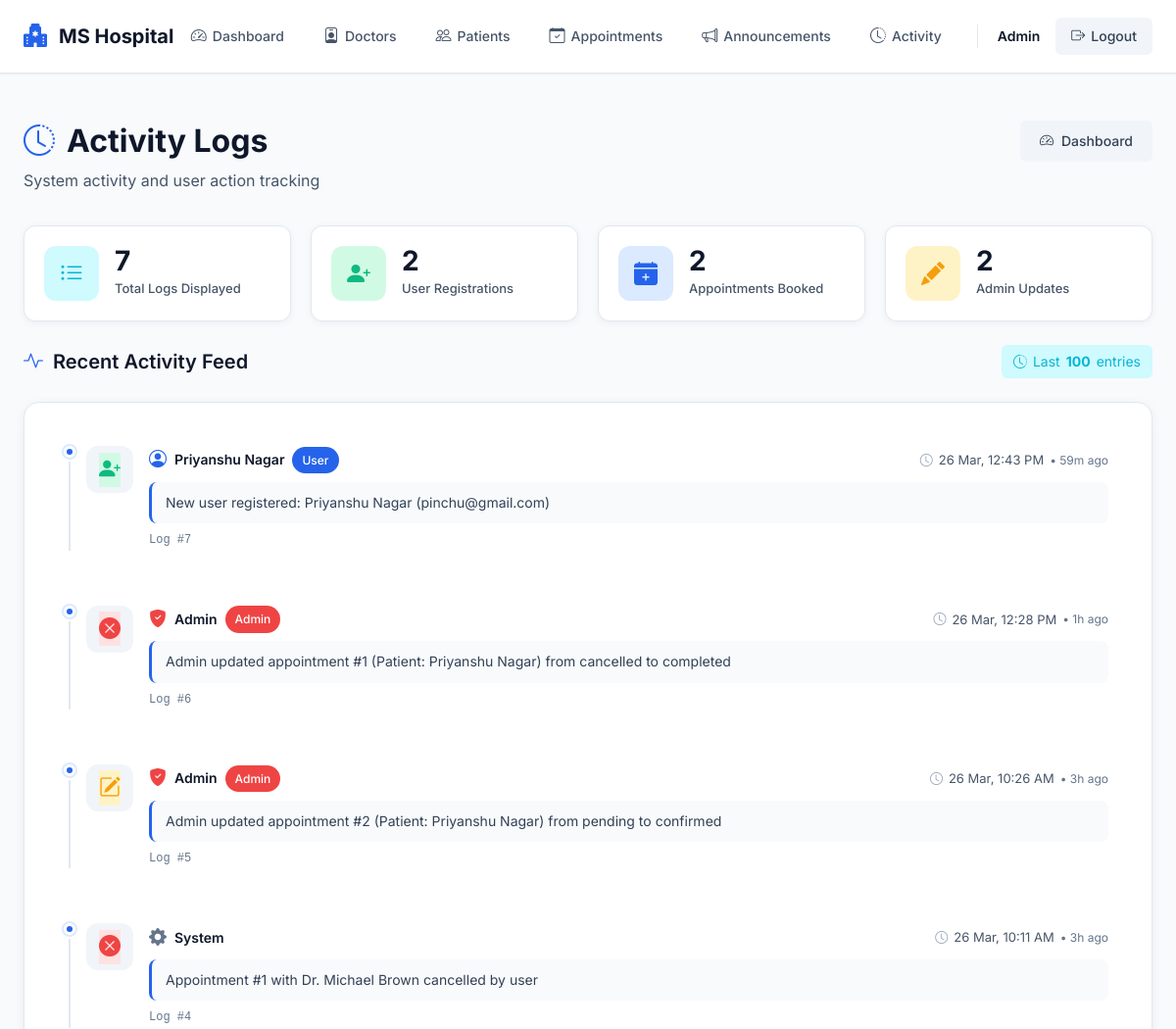
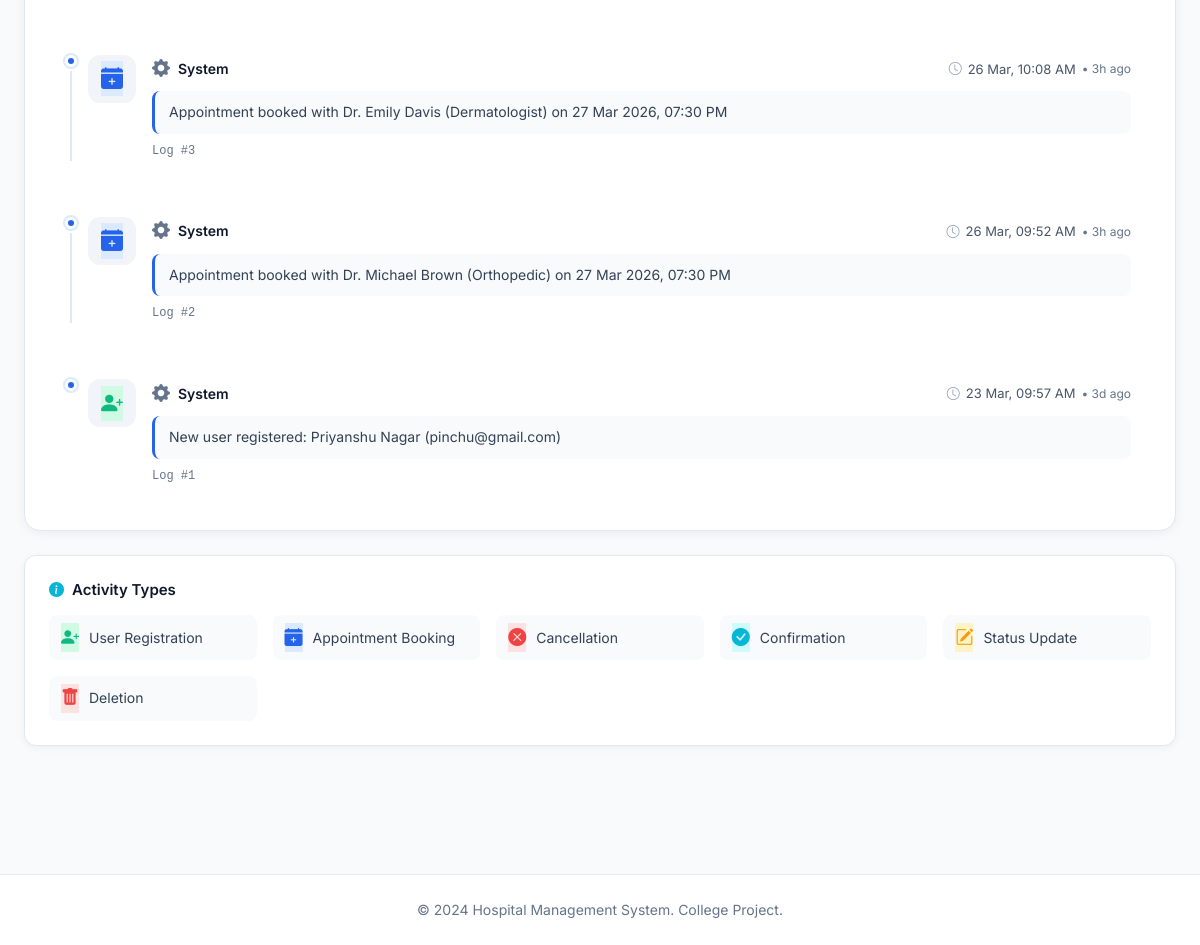
Page /admin/activity-logs (signed in) on the committed database (2 pictures, top to bottom).
### models.py (models this page shows, shortened)
class User(UserMixin, db.Model):
    __tablename__ = 'users'
    id = db.Column(db.Integer, primary_key=True)
    name = db.Column(db.String(100), nullable=False)
    email = db.Column(db.String(120), unique=True, nullable=False)
    password_hash = db.Column(db.String(255), nullable=False)
    role = db.Column(db.String(20), nullable=False, default='user')  # 'user' or 'admin'
    created_at = db.Column(db.DateTime, default=datetime.utcnow)
    appointments = db.relationship('Appointment', backref='patient', lazy=True, cascade='all, delete-orphan')
    @property
    def is_admin(self):
        return self.role == 'admin'

class ActivityLog(db.Model):
    __tablename__ = 'activity_logs'
    id = db.Column(db.Integer, primary_key=True)
    user_id = db.Column(db.Integer, db.ForeignKey('users.id'), nullable=True)  # Nullable for system actions
    action = db.Column(db.String(500), nullable=False)
    timestamp = db.Column(db.DateTime, default=datetime.utcnow)
    user = db.relationship('User', backref=db.backref('activity_logs', lazy=True))

### admin.py (the view)
@admin_bp.route('/activity-logs')
@login_required
@admin_required
def activity_logs():
    from datetime import datetime
    logs = ActivityLog.query.order_by(ActivityLog.timestamp.desc()).limit(100).all()
    registration_count = sum(1 for log in logs if 'registered' in log.action)
    booking_count = sum(1 for log in logs if 'booked' in log.action)
    cancellation_count = sum(1 for log in logs if 'cancelled' in log.action)
    admin_update_count = sum(1 for log in logs if 'Admin updated' in log.action)
    return render_template('admin/activity_logs.html',
                         logs=logs,
                         now=datetime.now(),
                         registration_count=registration_count,
                         booking_count=booking_count,
                         cancellation_count=cancellation_count,
                         admin_update_count=admin_update_count)

### admin.py (called while the page is built)
def admin_required(f):
    @wraps(f)
    def decorated_function(*args, **kwargs):
        if not current_user.is_admin:
            flash('Access denied. Admin privileges required.', 'danger')
            return redirect(url_for('user.dashboard'))
        return f(*args, **kwargs)
    return decorated_function

### app.py (called while the page is built)
@login_manager.user_loader
def load_user(user_id):
    return User.query.get(int(user_id))

### templates/admin/activity_logs.html (shortened to what this page needs)
{% extends "base.html" %}
{% block content %}
<div class="page-header">
    <div>
        <h1><i class="bi bi-clock-history"></i> Activity Logs</h1>
        <p class="lead">System activity and user action tracking</p>
    </div>
    <div class="page-actions">
        <a href="{{ url_for('admin.dashboard') }}" class="btn-secondary">
            <i class="bi bi-speedometer2"></i> Dashboard
        </a>
    </div>
</div>
{% if logs %}
<div class="stats-summary">
    <div class="summary-card">
        <i class="bi bi-list-ul"></i>
        <div class="summary-content">
            <div class="summary-value">{{ logs|length }}</div>
            <div class="summary-label">Total Logs Displayed</div>
        </div>
    </div>
    <div class="summary-card">
        <i class="bi bi-person-plus-fill"></i>
        <div class="summary-content">
            <div class="summary-value">{{ registration_count }}</div>
            <div class="summary-label">User Registrations</div>
        </div>
    </div>
    <div class="summary-card">
        <i class="bi bi-calendar-plus-fill"></i>
        <div class="summary-content">
            <div class="summary-value">{{ booking_count }}</div>
            <div class="summary-label">Appointments Booked</div>
        </div>
    </div>
    <div class="summary-card">
        <i class="bi bi-pencil-fill"></i>
        <div class="summary-content">
            <div class="summary-value">{{ admin_update_count }}</div>
            <div class="summary-label">Admin Updates</div>
        </div>
    </div>
</div>
{% endif %}
<div class="activity-section">
    <div class="section-header">
        <h2>
            <i class="bi bi-activity"></i>
            Recent Activity Feed
        </h2>
        {% if logs %}
        <div class="activity-count">
            <i class="bi bi-clock-history"></i>
            Last <strong>100</strong> entries
        </div>
        {% endif %}
    </div>
    {% if logs %}
        <div class="activity-feed">
            {% for log in logs %}
            <div class="activity-item">
                <div class="activity-timeline">
                    <div class="timeline-dot"></div>
                    <div class="timeline-line"></div>
                </div>
                <div class="activity-icon">
                    {% if 'registered' in log.action %}
                        <i class="bi bi-person-plus-fill icon-success"></i>
                    {% elif 'booked' in log.action %}
                        <i class="bi bi-calendar-plus-fill icon-primary"></i>
                    {% elif 'cancelled' in log.action %}
                        <i class="bi bi-x-circle-fill icon-danger"></i>
                    {% elif 'updated' in log.action or 'Admin updated' in log.action %}
                        <i class="bi bi-pencil-square icon-warning"></i>
                    {% elif 'confirmed' in log.action %}
                        <i class="bi bi-check-circle-fill icon-info"></i>
                    {% elif 'deleted' in log.action %}
                        <i class="bi bi-trash-fill icon-danger"></i>
                    {% else %}
                        <i class="bi bi-info-circle-fill icon-secondary"></i>
                    {% endif %}
                </div>
                <div class="activity-content">
                    <div class="activity-header">
                        <div class="activity-user">
                            {% if log.user %}
                                {% if log.user.is_admin %}
                                    <i class="bi bi-shield-fill-check user-badge-admin"></i>
                                    <span class="user-name">{{ log.user.name }}</span>
                                    <span class="badge bg-danger">Admin</span>
                                {% else %}
                                    <i class="bi bi-person-circle user-badge-user"></i>
                                    <span class="user-name">{{ log.user.name }}</span>
                                    <span class="badge bg-primary">User</span>
                                {% endif %}
                            {% else %}
                                <i class="bi bi-gear-fill user-badge-system"></i>
                                <span class="user-name text-muted">System</span>
                            {% endif %}
                        </div>
                        <div class="activity-time">
                            <i class="bi bi-clock"></i>
                            {{ log.timestamp.strftime('%d %b, %I:%M %p') }}
                            <span class="time-ago">
                                {% set time_diff = (now - log.timestamp).total_seconds() %}
                                {% if time_diff < 60 %}
                                    • Just now
                                {% elif time_diff < 3600 %}
                                    • {{ (time_diff / 60) | int }}m ago
                                {% elif time_diff < 86400 %}
                                    • {{ (time_diff / 3600) | int }}h ago
                                {% else %}
                                    • {{ (time_diff / 86400) | int }}d ago
                                {% endif %}
                            </span>
                        </div>
                    </div>
                    <div class="activity-action">
                        {{ log.action }}
                    </div>
                    <div class="activity-id">
                        <span class="log-id">Log #{{ log.id }}</span>
                    </div>
                </div>
            </div>
            {% endfor %}
        </div>
        <div class="legend-card">
            <h6><i class="bi bi-info-circle-fill"></i> Activity Types</h6>
            <div class="legend-items">
                <div class="legend-item">
                    <i class="bi bi-person-plus-fill icon-success"></i>
                    <span>User Registration</span>
                </div>
                <div class="legend-item">
                    <i class="bi bi-calendar-plus-fill icon-primary"></i>
                    <span>Appointment Booking</span>
                </div>
                <div class="legend-item">
                    <i class="bi bi-x-circle-fill icon-danger"></i>
                    <span>Cancellation</span>
                </div>
                <div class="legend-item">
                    <i class="bi bi-check-circle-fill icon-info"></i>
                    <span>Confirmation</span>
                </div>
                <div class="legend-item">
                    <i class="bi bi-pencil-square icon-warning"></i>
                    <span>Status Update</span>
                </div>
                <div class="legend-item">
                    <i class="bi bi-trash-fill icon-danger"></i>
                    <span>Deletion</span>
                </div>
            </div>
        </div>
    {% endif %}
</div>
{% endblock %}

### templates/base.html (shortened to what this page needs)
<!DOCTYPE html>
<html lang="en">
<head>
    <link rel="stylesheet" href="https://cdn.jsdelivr.net/npm/bootstrap-icons@1.11.0/font/bootstrap-icons.css">
    <link rel="stylesheet" href="{{ url_for('static', filename='css/style.css') }}">
</head>
<body>
    <nav class="navbar">
        <div class="container">
            <div class="navbar-brand">
                <a href="{{ url_for('index') }}" class="brand-link">
                    <i class="bi bi-hospital-fill"></i>
                    <span>MS Hospital</span>
                </a>
            </div>
            <div class="navbar-menu">
                {% if current_user.is_authenticated %}
                    {% if current_user.is_admin %}
                        <a href="{{ url_for('admin.dashboard') }}" class="nav-link">
                            <i class="bi bi-speedometer2"></i> Dashboard
                        </a>
                        <a href="{{ url_for('admin.doctors') }}" class="nav-link">
                            <i class="bi bi-person-badge"></i> Doctors
                        </a>
                        <a href="{{ url_for('admin.patients') }}" class="nav-link">
                            <i class="bi bi-people"></i> Patients
                        </a>
                        <a href="{{ url_for('admin.appointments') }}" class="nav-link">
                            <i class="bi bi-calendar-check"></i> Appointments
                        </a>
                        <a href="{{ url_for('admin.announcements') }}" class="nav-link">
                            <i class="bi bi-megaphone"></i> Announcements
                        </a>
                        <a href="{{ url_for('admin.activity_logs') }}" class="nav-link">
                            <i class="bi bi-clock-history"></i> Activity
                        </a>
                    {% endif %}
                    <div class="user-menu">
                        <span class="user-name">{{ current_user.name }}</span>
                        <a href="{{ url_for('auth.logout') }}" class="btn-logout">
                            <i class="bi bi-box-arrow-right"></i> Logout
                        </a>
                    </div>
                {% endif %}
            </div>
        </div>
    </nav>
    <main class="main-content">
        <div class="container">
            {% block content %}{% endblock %}
        </div>
    </main>
    <footer class="footer">
        <div class="container">
            <p>&copy; 2024 Hospital Management System. College Project.</p>
        </div>
    </footer>
</body>
</html>

### static/css/style.css (style rules this page uses)
* { margin: 0; padding: 0; box-sizing: border-box; }
:root { --primary: #2563eb; --primary-hover: #1d4ed8; --primary-light: #dbeafe; --success: #10b981; --success-light: #d1fae5; --warning: #f59e0b; --warning-light: #fef3c7; --danger: #ef4444; --danger-light: #fee2e2; --info: #06b6d4; --info-light: #cffafe; --gray-50: #f8fafc; --gray-100: #f1f5f9; --gray-200: #e2e8f0; --gray-300: #cbd5e1; --gray-400: #94a3b8; --gray-500: #64748b; --gray-600: #475569; --gray-700: #334155; --gray-800: #1e293b; --gray-900: #0f172a; --white: #ffffff; --black: #000000; --spacing-xs: 8px; --spacing-sm: 12px; --spacing-md: 16px; --spacing-lg: 24px; --spacing-xl: 32px; --spacing-2xl: 48px; --radius-sm: 6px; --radius-md: 12px; --radius-lg: 16px; --radius-full: 9999px; --shadow-sm: 0 1px 2px 0 rgba(0, 0, 0, 0.05); --shadow-md: 0 4px 6px -1px rgba(0, 0, 0, 0.05), 0 2px 4px -1px rgba(0, 0, 0, 0.03); --shadow-lg: 0 10px 15px -3px rgba(0, 0, 0, 0.08), 0 4px 6px -2px rgba(0, 0, 0, 0.03); --font-family: 'Inter', -apple-system, BlinkMacSystemFont, 'Segoe UI', sans-serif; }
body { font-family: var(--font-family); background-color: var(--gray-50); color: var(--gray-800); line-height: 1.6; font-size: 15px; -webkit-font-smoothing: antialiased; -moz-osx-font-smoothing: grayscale; }
.container { max-width: 1200px; margin: 0 auto; padding: 0 var(--spacing-lg); }
.navbar { background: var(--white); border-bottom: 1px solid var(--gray-200); padding: var(--spacing-md) 0; position: sticky; top: 0; z-index: 1000; box-shadow: var(--shadow-sm); }
.navbar .container { display: flex; align-items: center; justify-content: space-between; }
.navbar-brand .brand-link { display: flex; align-items: center; gap: var(--spacing-sm); text-decoration: none; color: var(--gray-900); font-size: 20px; font-weight: 700; transition: color 0.2s; }
.navbar-brand .brand-link i { color: var(--primary); font-size: 24px; }
.navbar-menu { display: flex; align-items: center; gap: var(--spacing-xs); }
.nav-link { display: inline-flex; align-items: center; gap: 6px; padding: var(--spacing-xs) var(--spacing-md); text-decoration: none; color: var(--gray-600); font-size: 14px; font-weight: 500; border-radius: var(--radius-sm); transition: all 0.2s; }
.nav-link i { font-size: 16px; }
.user-menu { display: flex; align-items: center; gap: var(--spacing-md); }
.user-name { font-size: 14px; font-weight: 500; color: var(--gray-700); }
.btn-logout { display: inline-flex; align-items: center; gap: 6px; padding: var(--spacing-xs) var(--spacing-md); background: var(--gray-100); color: var(--gray-700); text-decoration: none; border-radius: var(--radius-sm); font-size: 14px; font-weight: 500; transition: all 0.2s; }
.btn-primary, .btn, .btn-success, .btn-danger, .btn-info, .btn-warning, .btn-secondary { display: inline-flex; align-items: center; justify-content: center; gap: 8px; padding: 10px 20px; font-size: 14px; font-weight: 500; text-decoration: none; border: none; border-radius: var(--radius-sm); cursor: pointer; transition: all 0.2s; font-family: var(--font-family); }
.btn-secondary { background: var(--gray-100); color: var(--gray-700); }
.main-content { min-height: calc(100vh - 200px); padding: var(--spacing-2xl) 0; }
h1, h2, h3, h4, h5, h6 { font-weight: 600; color: var(--gray-900); line-height: 1.3; margin-bottom: var(--spacing-md); }
h1 { font-size: 32px; font-weight: 700; }
h2 { font-size: 28px; }
h6 { font-size: 14px; }
.lead { font-size: 16px; color: var(--gray-600); margin-bottom: var(--spacing-lg); }
.badge { display: inline-flex; align-items: center; padding: 4px 10px; font-size: 12px; font-weight: 500; border-radius: var(--radius-full); }
.bg-primary { background: var(--primary); color: var(--white); }
.bg-danger { background: var(--danger); color: var(--white); }
.text-muted { color: var(--gray-500); }
.footer { background: var(--white); border-top: 1px solid var(--gray-200); padding: var(--spacing-lg) 0; margin-top: var(--spacing-2xl); text-align: center; }
.footer p { margin: 0; font-size: 14px; color: var(--gray-500); }

### rows in the picture
User: name "Admin"
ActivityLog: user.name "Priyanshu Nagar", timestamp "26 Mar, 12:43 PM", action "New user registered: Priyanshu Nagar (pinchu@gmail.com)", id "7"
ActivityLog: user.name "Admin", timestamp "26 Mar, 12:28 PM", (time_diff/3600)|int "1", action "Admin updated appointment #1 (Patient: Priyanshu Nagar) from cancelled to completed", id "6"
ActivityLog: user.name "Admin", timestamp "26 Mar, 10:26 AM", action "Admin updated appointment #2 (Patient: Priyanshu Nagar) from pending to confirmed", id "5"
ActivityLog: shows "System", timestamp "26 Mar, 10:11 AM", action "Appointment #1 with Dr. Michael Brown cancelled by user", id "4"
ActivityLog: shows "System", timestamp "26 Mar, 10:08 AM", (time_diff/3600)|int "3", action "Appointment booked with Dr. Emily Davis (Dermatologist) on 27 Mar 2026, 07:30 PM", id "3"
ActivityLog: shows "System", timestamp "26 Mar, 09:52 AM", action "Appointment booked with Dr. Michael Brown (Orthopedic) on 27 Mar 2026, 07:30 PM", id "2"
ActivityLog: shows "System", timestamp "23 Mar, 09:57 AM", action "New user registered: Priyanshu Nagar (pinchu@gmail.com)", id "1"

### other values in the picture
{{ logs|length }} "7"
{{ registration_count }} "2"
{{ booking_count }} "2"
{{ admin_update_count }} "2"
